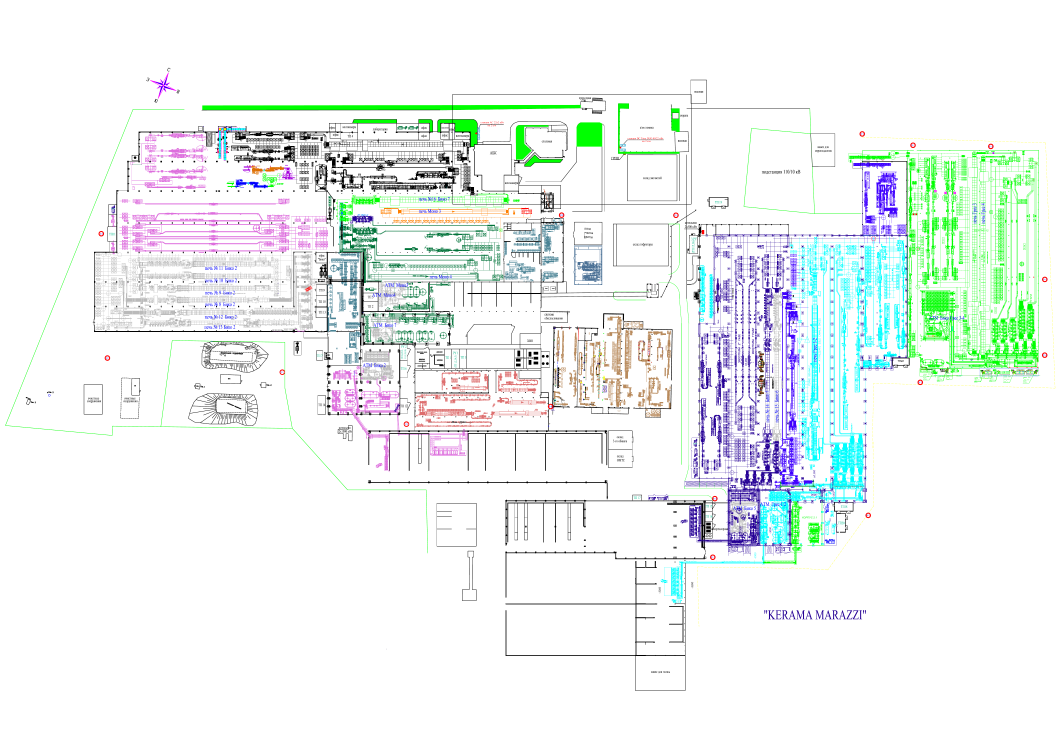
#> input picture desktop/seed/data/p08/plan.png, 5298 x 3743 px, found by its file name (shown at 1/5 size)
$ python p08_plan_overview.py --dest out.png
#> lines starting #> are read from the running program, lines starting #| are printed output that depends on the picture; after the words box and inside, x2 and y2 are one past the last pixel; in counts of white or black regions, pixels touching at a corner belong together
#!/usr/bin/env python3
"""A whole-plan picture whose walls survive the shrink.

The page used to show only a small crop around the junction, because the plan drawn at the
size of its panel came out blank. The reason is the shrink itself: a plan of 5298 px drawn
into 565 px loses nine pixels in ten, and a wall is a thin dark line on a white sheet, so each
output pixel averages eight white pixels with one dark one and lands near white. The walls
were in the data and gone from the picture.

Shrinking by taking the darkest pixel of each block instead of the average fixes it. Any
block that contains a wall stays dark, so thin walls survive; at 565 px wide, 14% of blocks
contain a wall, which leaves a plan that reads as a plan rather than as a grey field.

The output keeps the source's convention — dark lines on a light sheet — because the page
inverts it for its dark theme, and matching that convention means the page needs no special
case for this file.
"""

from __future__ import annotations

import argparse
import sys
from pathlib import Path

ROOT = Path(__file__).resolve().parents[1]


def make_overview(src: Path, dest: Path, width: int = 1400,
                  threshold: int = 150) -> tuple[int, int]:
    """Write a line-preserving thumbnail of `src` to `dest`. Returns its size.

    `threshold` is the grey level below which a pixel counts as a wall. The plan is white
    paper with black ink, so the two are far apart and the exact cut hardly matters; 150 sits
    between them and ignores the light grey of a scan.
    """
#> called with width = 2400, threshold = 150
    import numpy as np
    from PIL import Image

    im = Image.open(src).convert("L")
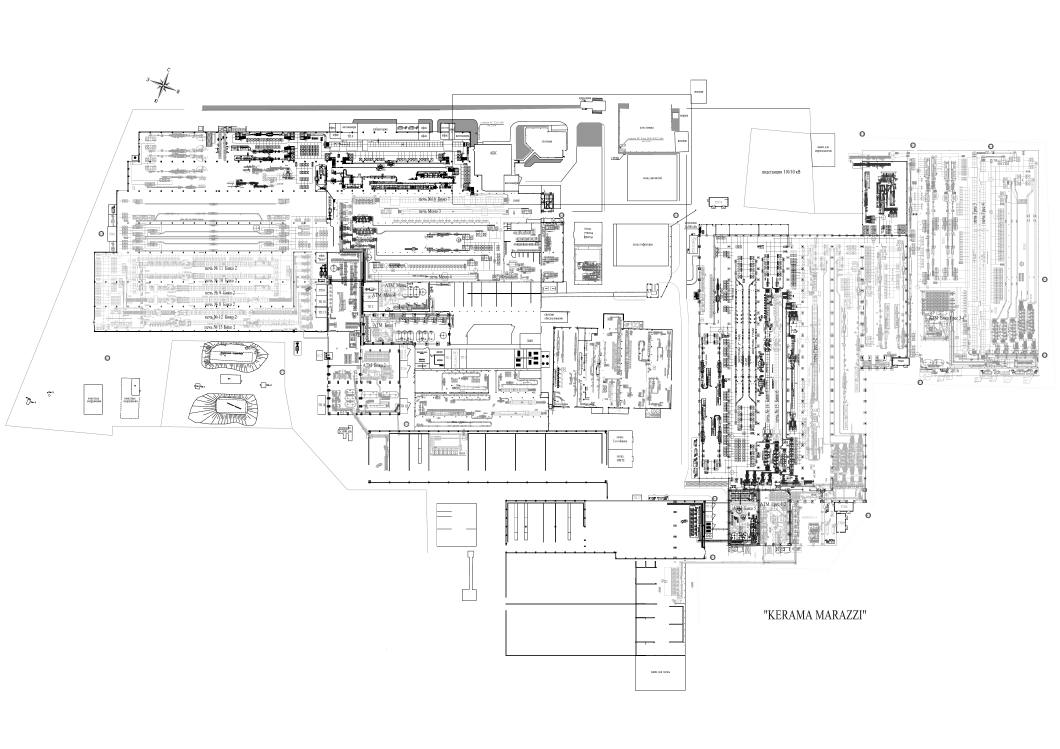
#> im: PIL image 5298x3743 L (shown at 1/5 size); min 0, max 255, mean 242.2
    a = np.asarray(im)
    h, w = a.shape
#> h = 3743; w = 5298
    out_w = max(1, int(width))
    out_h = max(1, round(h * out_w / w))
#> out_h = 1696

    walls = a < threshold
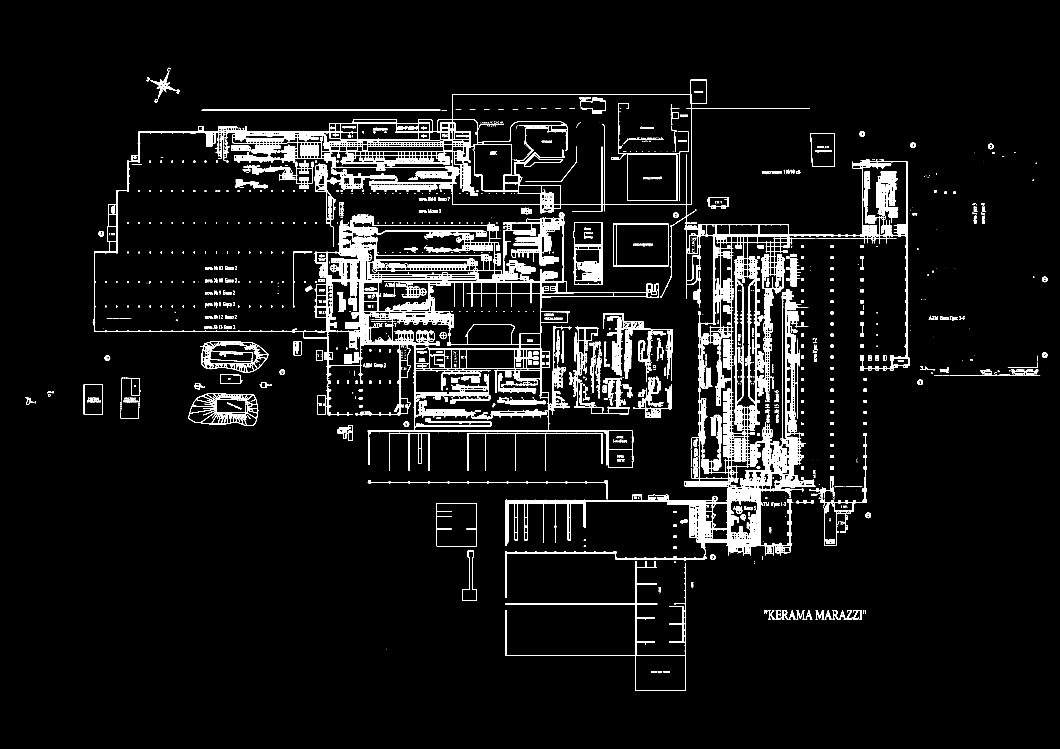
#> walls: shape (3743, 5298) bool (shown at 1/5 size); 4.2% white; 3071 white regions (1662 under 20 px), largest, box (x1, y1, x2, y2) and area: (464, 399, 4548, 2779) 508051, (2528, 2805, 3427, 3454) 13906, (4381, 859, 4491, 1116) 12575

    # Pad so the array divides into whole blocks, then ask of each block whether it holds any
    # wall at all. This is the "darkest pixel wins" rule: it is what keeps a one-pixel wall
    # alive when its block is mostly paper.
    pad_h = (-h) % out_h
#> pad_h = 1345
    pad_w = (-w) % out_w
#> pad_w = 1902
    if pad_h or pad_w:
        walls = np.pad(walls, ((0, pad_h), (0, pad_w)), constant_values=False)
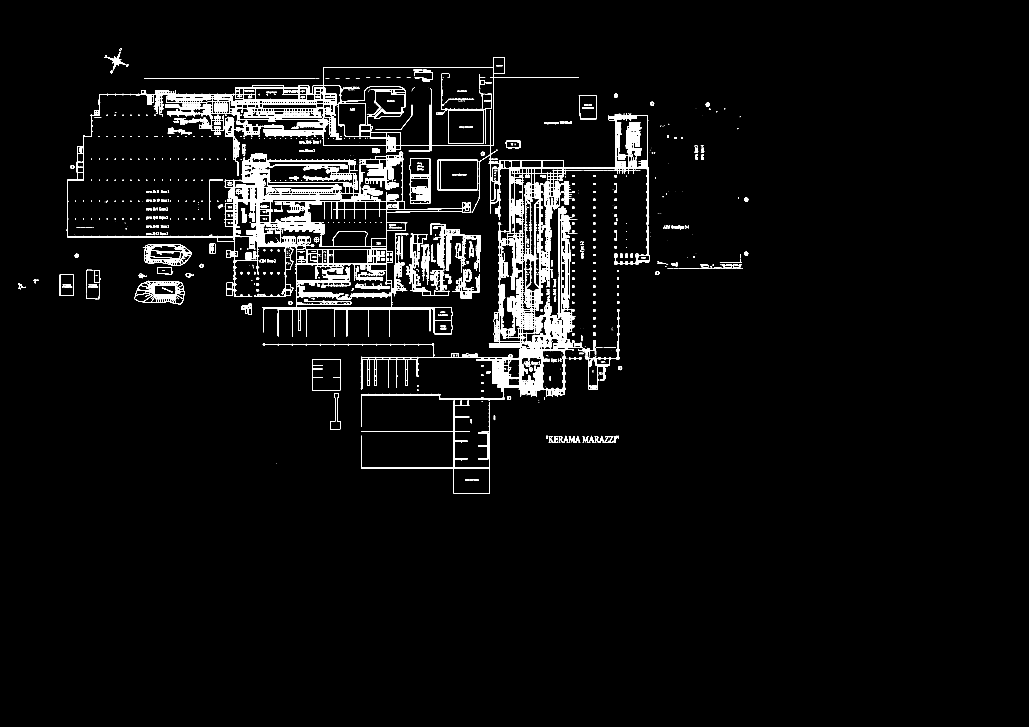
#> walls: shape (5088, 7200) bool (shown at 1/7 size); 2.3% white; 3071 white regions (1662 under 20 px), largest, box (x1, y1, x2, y2) and area: (464, 399, 4548, 2779) 508051, (2528, 2805, 3427, 3454) 13906, (4381, 859, 4491, 1116) 12575

    bh = walls.shape[0] // out_h
#> bh = 3
    bw = walls.shape[1] // out_w
#> bw = 3
    blocks = walls.reshape(out_h, bh, out_w, bw).any(axis=(1, 3))
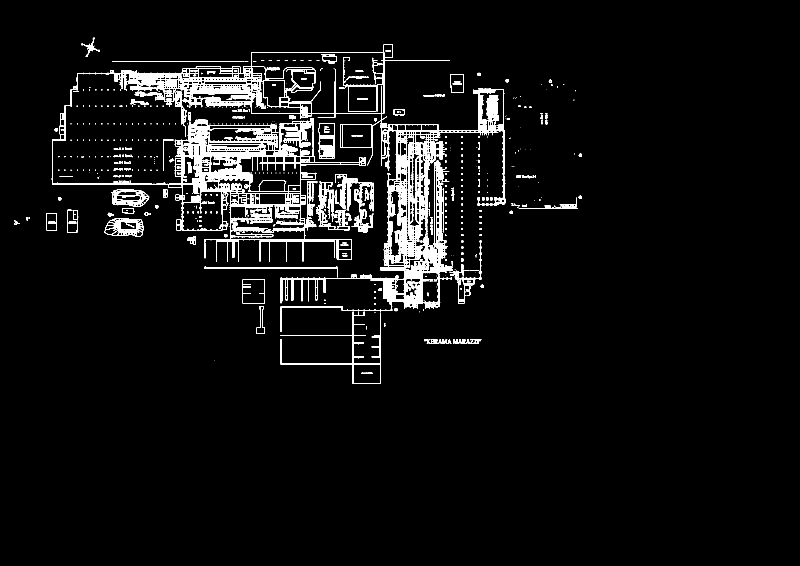
#> blocks: shape (1696, 2400) bool (shown at 1/3 size); 4% white; 804 white regions (491 under 20 px), largest, box (x1, y1, x2, y2) and area: (154, 133, 1516, 996) 117910, (842, 935, 1143, 1152) 3761, (1005, 522, 1121, 634) 3015

    # dark walls on a light sheet, as in the source
    out = np.where(blocks, 0, 255).astype(np.uint8)
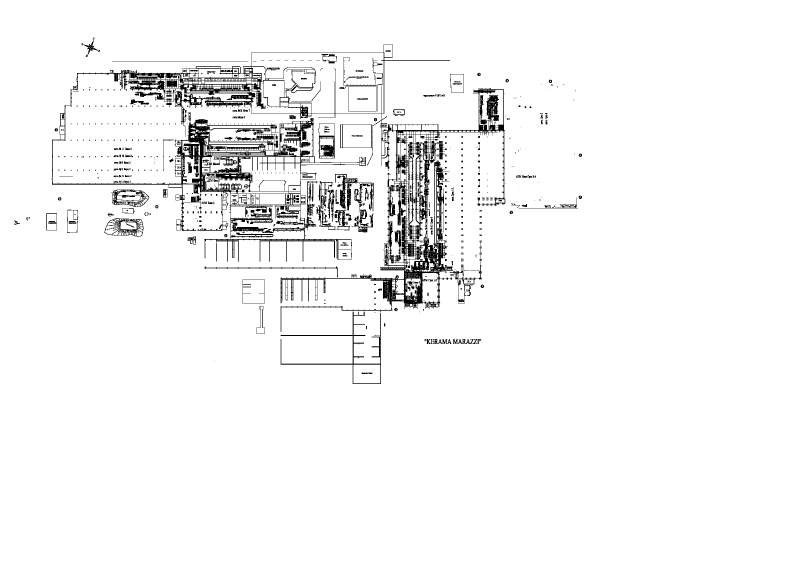
#> out: shape (1696, 2400) (shown at 1/3 size); 96% white; 804 black regions (491 under 20 px), largest, box (x1, y1, x2, y2) and area: (154, 133, 1516, 996) 117910, (842, 935, 1143, 1152) 3761, (1005, 522, 1121, 634) 3015
    dest.parent.mkdir(parents=True, exist_ok=True)
    Image.fromarray(out, "L").save(dest, optimize=True)
    return out_w, out_h


def main() -> int:
    ap = argparse.ArgumentParser(description=__doc__)
    ap.add_argument("--src", default=str(ROOT / "data/p08/plan.png"))
    ap.add_argument("--dest", default=str(ROOT / "output/p08/plan_overview.png"))
    # Cut well above the width of the panel it is shown in: the panel is about 565 px and the
    # reader may magnify four or five times, and a picture cut at panel width would be upscaled
    # into mush at the first zoom step. 2400 keeps walls crisp to roughly four times.
    ap.add_argument("--width", type=int, default=2400)
    ap.add_argument("--threshold", type=int, default=150)
    args = ap.parse_args()

    src, dest = Path(args.src), Path(args.dest)
    if not src.exists():
        print(f"нет плана: {src}")
        return 1
    w, h = make_overview(src, dest, args.width, args.threshold)
#> w = 2400; h = 1696
#> (the run stopped early here; a loop or call above may not have finished)
